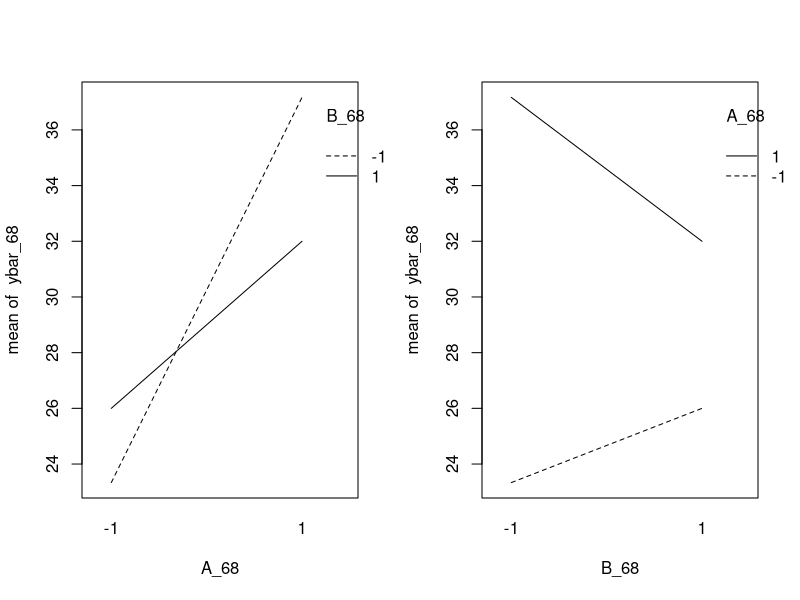
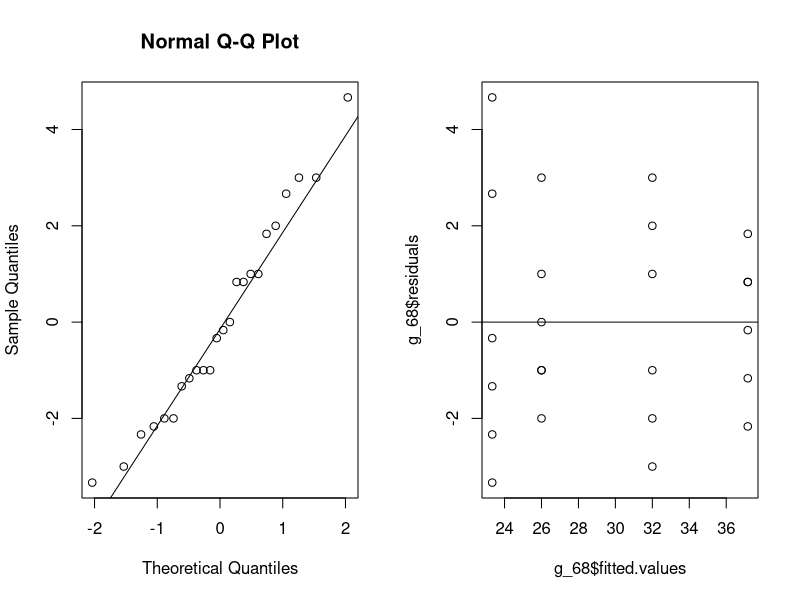
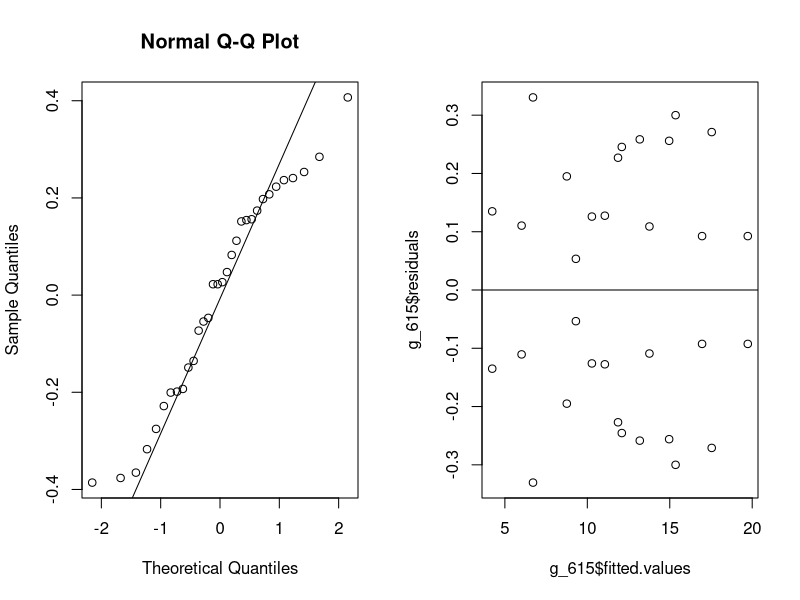
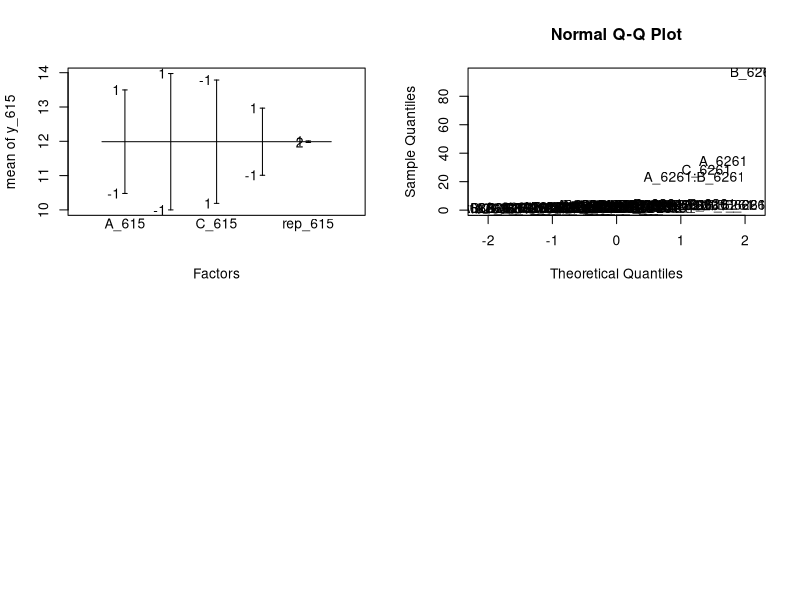
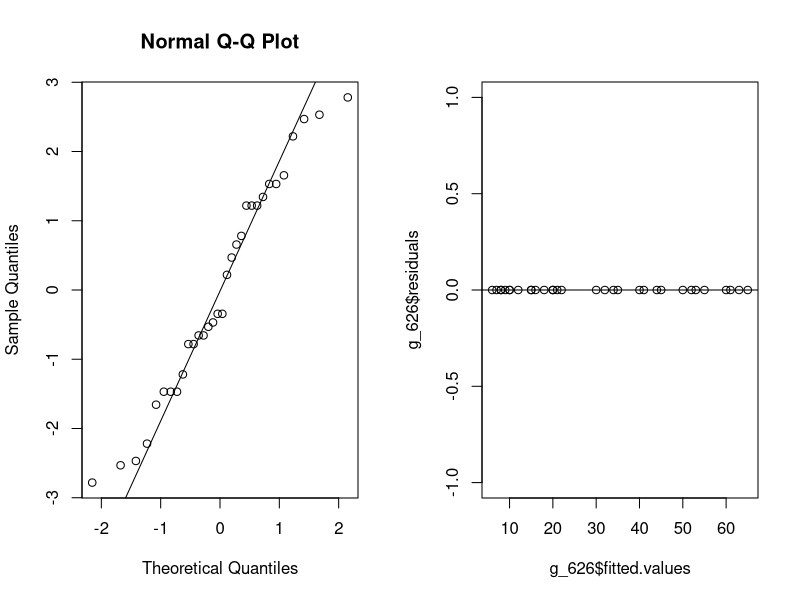
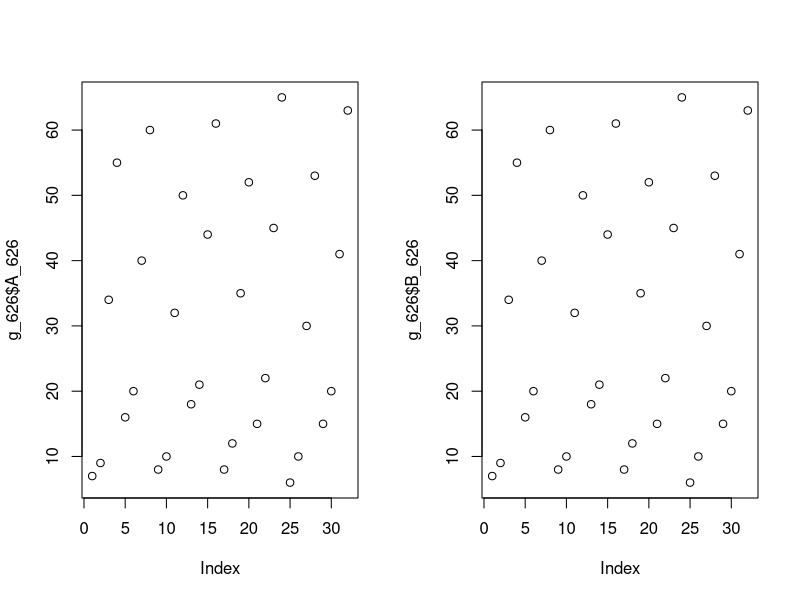
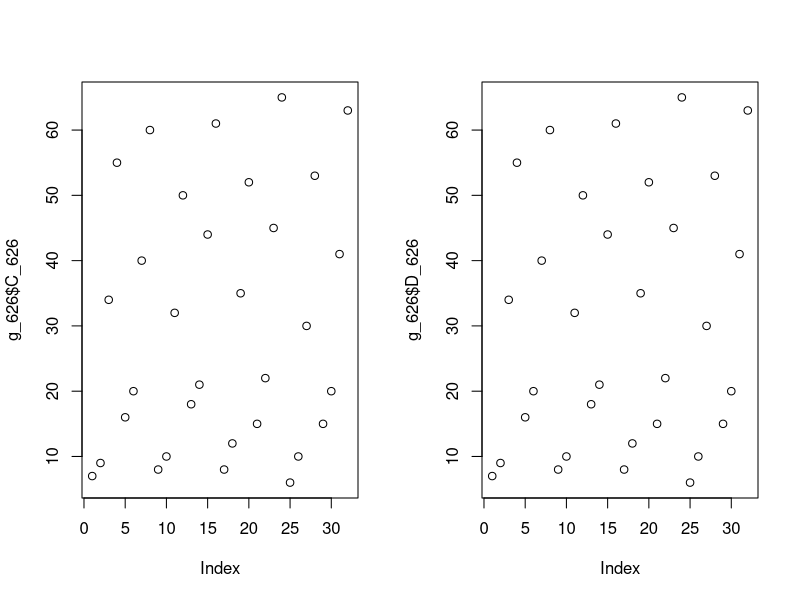
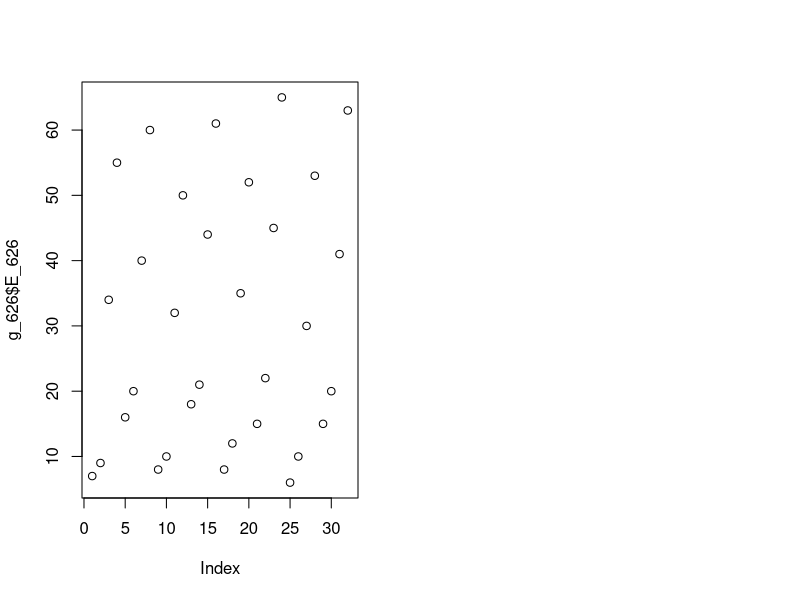

The R source for these figures, in order:
## ---- chunk 1
knitr::opts_chunk$set(echo = TRUE)
## ---- chunk 2
#input data
A_68 <- c(-1, 1, -1,1)
B_68 <- c(-1, -1, 1, 1)
I_68 <- c(21,37,25,31)
II_68 <- c(23,38,24,29)
III_68 <- c(20,35,29,30)
IV_68 <- c(22,39,26,34)
V_68 <- c(28,38,25,33)
VI_68 <- c(26,36,27,35)

#combine into table
data_68 <- data.frame(A_68, B_68, I_68, II_68, III_68, IV_68, V_68, VI_68)
data_68

#build ANOVA table

y_68 <- c(I_68, II_68, III_68, IV_68, V_68, VI_68)
 
factorA_68 <- as.factor(rep(A_68,6))
factorB_68 <- as.factor(rep(B_68,6))
g_68 <- lm(y_68 ~ factorA_68 + factorB_68 + factorA_68*factorB_68)
anova(g_68)

#looks like A does impact the response and B does not. the interaction effect is also significant

#compute sums for each combination
sums_68 <- apply(data_68[,3:8], 1, sum)
names(sums_68) <- c("(1)", "(a)", "(b)", "(ab)")
ybar_68 <- sums_68/6

#interaction plots
par(mfrow=c(1,2))
interaction.plot(A_68, B_68, ybar_68) #lines crossing
interaction.plot(B_68, A_68, ybar_68) #lines not crossing but not parallel
#interaction effect is indeed occurring
#time definitely matters, but you can also say that bacterial growth depends on the interaction of time with the culture

#effect estimate
A_hat_68<-(sums_68[4]+sums_68[2]-sums_68[3]-sums_68[1])/12
#the main effect of A is 9.92. This is the change in response produced by the change in the level of 'time' averaged over the levels of 'culture'
B_hat_68 <- (sums_68[4]+sums_68[3]-sums_68[2]-sums_68[1])/12
#the main effect of B is weak: -1.25. This is the change in response produced by the change in the level of 'culture' averaged over the levels of 'time'.
AB_hat_68 <- (sums_68[4]+sums_68[1]-sums_68[2]-sums_68[3])/12
#the interaction effect of AB is -3.92. This is the average difference between the effect of culture at the high level of time and the effect of culture at the low level of time. 


## ---- chunk 3
# residual analysis
par(mfrow=c(1,2))
# normal plot
qqnorm(g_68$residuals)
qqline(g_68$residuals) #this looks pretty normal
gaov_68<-aov(y_68~factorA_68+factorB_68)
shapiro.test(g_68$residuals) #it is normal, hurrah
bartlett.test(gaov_68$residuals~factorA_68) #equal variance!
bartlett.test(gaov_68$residuals~factorB_68) #equal variance!

#residual plot
plot(g_68$fitted.values,g_68$residuals) #looks homoscedastic - good
abline(h=0)
## ---- chunk 4
#input data
A_615 <- as.factor(rep(c(-1,1), times=16))
B_615 <- as.factor(rep(c(-1,1), each = 2, times=8))
C_615 <- as.factor(rep(c(-1,1), each = 4, times=4))
D_615 <- as.factor(rep(c(-1,1), each = 8, times=2))
rep_615 <- as.factor(rep(1:2, each=16))
y_615 <- c(7.037,14.707,11.635,17.273,10.403,4.368,9.360,13.440,8.561,16.867,13.876,19.824,11.846,6.125,11.190,15.653, 6.376, 15.219,12.089,17.815,10.151,4.098,9.253,12.923,8.951,17.052,13.658,19.639,12.337,5.904,10.935,15.053)

data_615 <- data.frame(A_615, B_615, C_615, D_615, rep_615, y_615)

#create linear model
g_615 <- lm(y_615~(A_615+B_615+C_615+D_615)^4,data=data_615)


#visualize effects
g_615$effects
effects_615 <- abs(g_615$effects[-1])

print(effects_615) #these are the estimated effects. looks like interactions with D are unimportant

2*g_615$coefficients
## ---- chunk 5
anova(g_615)
## ---- chunk 6
mean(y_615)

#reduced model
g_reduced_615 <- lm(y_615~A_615+B_615+C_615+D_615 + A_615*B_615 + A_615*C_615 + A_615*B_615*C_615)
anova(g_reduced_615)
abs(g_reduced_615$effects)
## ---- chunk 7
#residual analysis


par(mfrow=c(1,2))
# normal plot
qqnorm(g_reduced_615$residuals)
qqline(g_reduced_615$residuals) #normal
gaov_615<-aov(y_615~A_615+B_615+C_615+D_615 + A_615*B_615 + A_615*C_615 + A_615*B_615*C_615)
shapiro.test(g_reduced_615$residuals) #normal!
bartlett.test(gaov_615$residuals~A_615) #homoscedastic for A
bartlett.test(gaov_615$residuals~B_615) #homoscedastisitic for B
bartlett.test(gaov_615$residuals~C_615) #homoscedastic
bartlett.test(gaov_615$residuals~D_615) #homoscedastic

# residual plot
plot(g_615$fitted.values,g_615$residuals) #this looks fine
abline(h=0)
## ---- chunk 8
bartlett.test(gaov_615$residuals~A_615) 
bartlett.test(gaov_615$residuals~B_615)
bartlett.test(gaov_615$residuals~C_615) 
bartlett.test(gaov_615$residuals~D_615) 
## ---- chunk 9
par(mfrow=c(2,2))
plot.design(data_615) 
## ---- chunk 10
#enter data
A_626 <- as.factor(rep(c(-1,1), times=16))
B_626 <- as.factor(rep(c(-1,1), each = 2, times=8))
C_626 <- as.factor(rep(c(-1,1), each = 4, times=4))
D_626 <- as.factor(rep(c(-1,1), each = 8, times=2))
E_626 <- as.factor(rep(c(-1,1), each = 16))
y_626 <- c(7,9,34,55,16,20,40,60,8,10,32,50,18,21,44,61,8,12,35,52,15,22,45,65,6,10,30,53,15,20,41,63)

data_626 <- data.frame(A_626, B_626, C_626, D_626, E_626, y_626)
## ---- chunk 11
#create linear model
g_626 <- lm(y_626~(A_626+B_626+C_626+D_626+E_626)^5,data=data_626)

#visualize effects
g_626$effects
effects_626 <- abs(g_626$effects[-1])

qq_626 <- qqnorm(effects_626, type="n")  # "n" means no plotting
text(qq_626$x, qq_626$y, labels = names(effects_626))
## ---- chunk 12
anova(g_626) #not enough df's to run this fully so I'm just going to toss out some terms based on the half-normal probability plot.

g_reduced_626 <- lm(y_626 ~ A_626 + B_626 + C_626 + A_626*B_626) #these are all significant! yippee
anova(g_reduced_626)
## ---- chunk 13
mean(y_626)

g_reduced_626$effects[-1]
## ---- chunk 14
#residual analysis

par(mfrow=c(1,2))
# normal plot
qqnorm(g_reduced_626$residuals)
qqline(g_reduced_626$residuals) #normal
gaov_626<-aov(y_626 ~ A_626 + B_626 + C_626 + A_626*B_626)
shapiro.test(g_reduced_626$residuals) #normal!
bartlett.test(gaov_626$residuals~A_626) #homoscedastic for A
bartlett.test(gaov_626$residuals~B_626) #uh-oh! heterscedastic for B!
bartlett.test(gaov_626$residuals~C_626) #homoscedastic for C

## ---- chunk 15
# residual plot
plot(g_626$fitted.values,g_626$residuals) #this looks fine
abline(h=0)

plot(g_626$fitted.values,g_626$A_626) 
plot(g_626$fitted.values,g_626$B_626) 
plot(g_626$fitted.values,g_626$C_626) 
plot(g_626$fitted.values,g_626$D_626) 
plot(g_626$fitted.values,g_626$E_626) 
## ---- chunk 16
#interaction plots
par(mfrow=c(1,2))
interaction.plot(A_626, B_626, y_626) #lines not crossing but not parallel
interaction.plot(B_626, A_626, y_626) #lines not crossing but not parallel
#interaction effect is occurring between A and B. The interaction of aperture and exposure time affects the yield.
## ---- chunk 17
par(mfrow=c(2,2))
plot.design(data_626) 
## ---- chunk 18
#input data
A_73 <- as.factor(rep(c(-1,1), times=16))
B_73 <- as.factor(rep(c(-1,1), each = 2, times=8))
C_73 <- as.factor(rep(c(-1,1), each = 4, times=4))
D_73 <- as.factor(rep(c(-1,1), each = 8, times=2))
Blocks_73 <- as.factor(rep(c(1,2), each=16))
y_73 <- c(7.037,14.707,11.635,17.273,10.403,4.368,9.360,13.440,8.561,16.867,13.876,19.824,11.846,6.125,11.190,15.653, 6.376,15.219,12.089,17.815,10.151,4.098,9.253,12.923,8.951,17.052,13.658,19.639,12.337,5.904,10.935,15.053)

data_73 <- data.frame(A_73,B_73,C_73,D_73,Blocks_73,y_73)

g_73 <- lm(y_73 ~ (A_73+B_73+C_73+D_73)^4+Blocks_73)
anova(g_73)
#A, B, C, D, AB, AC, ABC significant

#visualize effects
g_73$effects
effects_73 <- abs(g_73$effects[-1])

qq_73 <- qqnorm(effects_73, type="n")  # "n" means no plotting
text(qq_73$x, qq_73$y, labels = names(effects_73))

#reduce the model
g_reduced_73 <- anova(lm(y_73 ~ A_73 + B_73 + C_73 + D_73+ A_73*B_73 + A_73*C_73 + A_73*B_73*C_73 + Blocks_73))

#residual analysis
par(mfrow=c(1,2))
# normal plot
#qqnorm(g_reduced_73$residuals) #this is giving me an error now and i don't know why
#qqline(g_reduced_73$residuals) #error
gaov_73<-aov(y_73 ~ A_73 + B_73 + C_73 + D_73 + A_73*B_73 + A_73*B_73*C_73 + Blocks_73)
#shapiro.test(g_reduced_73$residuals) also giving an error 
bartlett.test(gaov_73$residuals~A_73) #homoscedastic for A
bartlett.test(gaov_73$residuals~B_73) #homoscedastic for B
bartlett.test(gaov_73$residuals~C_73) #homoscedastic for C
bartlett.test(gaov_73$residuals~Blocks_73) #homoscedastic
## ---- chunk 19
#ABCDE confounded with 2 blocks
#enter data
A_77 <- rep(c(-1,1), times=16)
B_77 <- rep(c(-1,1), each = 2, times=8)
C_77 <- rep(c(-1,1), each = 4, times=4)
D_77 <- rep(c(-1,1), each = 8, times=2)
E_77 <- rep(c(-1,1), each = 16)
y_77 <- c(7,9,34,55,16,20,40,60,8,10,32,50,18,21,44,61,8,12,35,52,15,22,45,65,6,10,30,53,15,20,41,63)

ABCDE_77 <- A_77*B_77*C_77*D_77*E_77 #want to confound ABCDE
data_77 <- data.frame(factor(A_77), factor(B_77), factor(C_77), factor(D_77), factor(E_77), ABCDE_77, y_626)
#ABCDE = blocks

g_77 <- lm(y_77 ~ (factor(A_77)+factor(B_77)+factor(C_77)+factor(D_77)+factor(E_77))^4) 
anova(g_77) #looks like A, B, C, and AB are significant

Blocks_77 <- ABCDE_77
h_77 <- lm(y_626 ~ A_626 + B_626 + C_626 + A_626*B_626 + Blocks_77)
anova(h_77) #A, B, C, and AB are significant

#residual analysis

par(mfrow=c(1,2))
# normal plot
qqnorm(h_77$residuals)
qqline(h_77$residuals) #normal
gaov_77<-aov(y_77 ~ A_77 + B_77 + C_77 + A_77*B_77)
shapiro.test(h_77$residuals) #normal!
bartlett.test(gaov_77$residuals~A_77) #homoscedastic for A
bartlett.test(gaov_77$residuals~B_77) #uh-oh! heterscedastic for B!
bartlett.test(gaov_77$residuals~C_77) #homoscedastic for C
bartlett.test(gaov_77$residuals~Blocks_77) #homoscedastic
## ---- chunk 20
#4 blocks with ACDE and BCD (and consequently ABE) confounded
A_79 <- rep(c(-1,1), times=16)
B_79 <- rep(c(-1,1), each = 2, times=8)
C_79 <- rep(c(-1,1), each = 4, times=4)
D_79 <- rep(c(-1,1), each = 8, times=2)
E_79 <- rep(c(-1,1), each = 16)
y_79 <- c(7,9,34,55,16,20,40,60,8,10,32,50,18,21,44,61,8,12,35,52,15,22,45,65,6,10,30,53,15,20,41,63)

ACDE_79 <-  A_79*C_79*D_79*E_79
BCD_79 <-  B_79*C_79*D_79
ABE_79 <-  A_79*B_79*E_79 #this would naturally be also confounded

blocks_79 <- vector(length=32)
for(i in 1:32) {
  if(ACDE_79[i]==-1 & BCD_79[i]==-1) blocks_79[i]=1
  if(ACDE_79[i]==1 & BCD_79[i]==-1) blocks_79[i]=2
  if(ACDE_79[i]==-1 & BCD_79[i]==1) blocks_79[i]=3
  if(ACDE_79[i]==1 & BCD_79[i]==1) blocks_79[i]=4
}
blocks <- as.factor(blocks_79)
data_79 <- data.frame(A_79, B_79, C_79, D_79, E_79, blocks, ACDE_79, BCD_79,ABE_79, y_79)

g_79 <- lm(y_79 ~ blocks + (A_79 + B_79 + C_79 + D_79 + E_79)^5)
anova(g_79) #look like we ran out of df's so I'm going to look at the half-normal probability plot

effects_79 <- abs(g_79$effects[-1])

qq_79 <- qqnorm(effects_79, type="n")  # "n" means no plotting
text(qq_79$x, qq_79$y, labels = names(effects_79))
#B, A, C, AB look significant

#reduced model
h_79 <- lm(y_79 ~ blocks + A_79 + B_79 + C_79 + A_79*B_79)
anova(h_79) #all significant

#residual analysis
par(mfrow=c(1,2))
# normal plot
qqnorm(h_79$residuals) #this looks pretty good
qqline(h_79$residuals) #normal
gaov_79<-aov(h_79)
shapiro.test(h_79$residuals) #normal
bartlett.test(gaov_79$residuals~A_79) #homoscedastic for A
bartlett.test(gaov_79$residuals~B_79) #homoscedastic for B but barely
bartlett.test(gaov_79$residuals~C_79) #homoscedastic for C
bartlett.test(gaov_79$residuals~blocks) #homoscedastic
